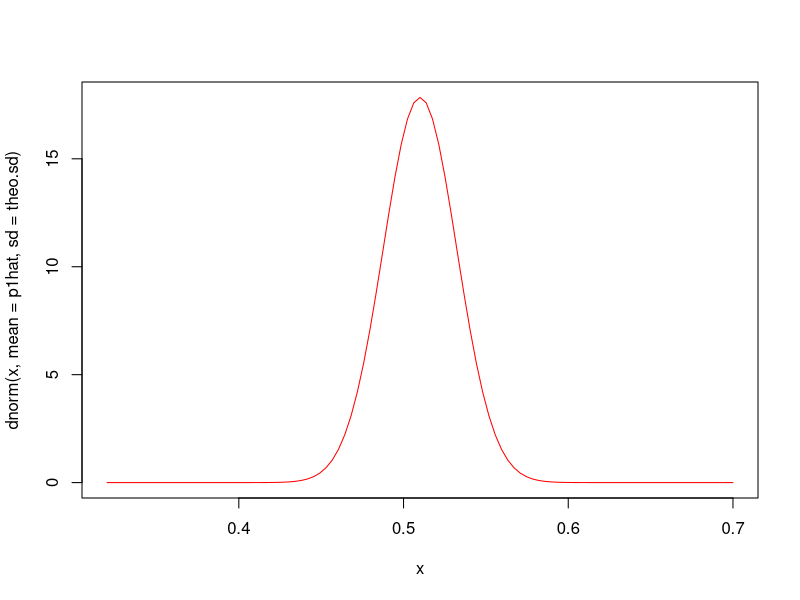
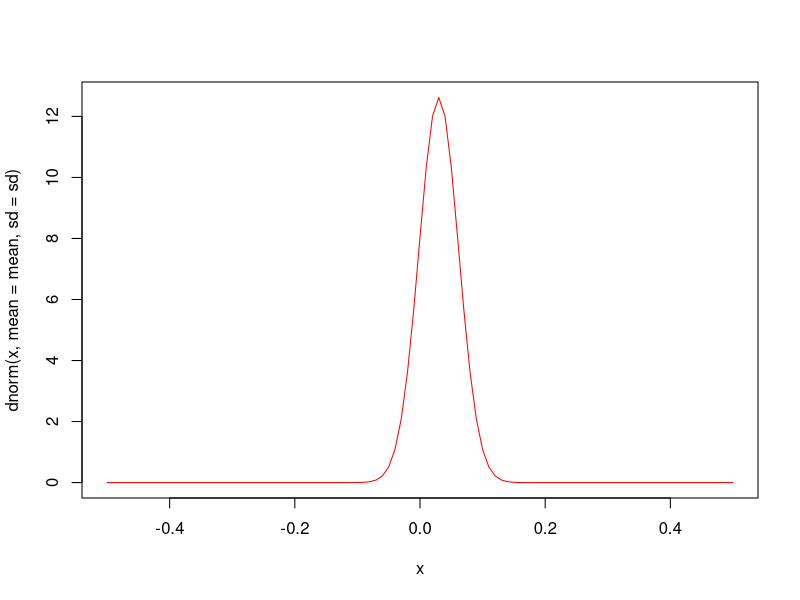
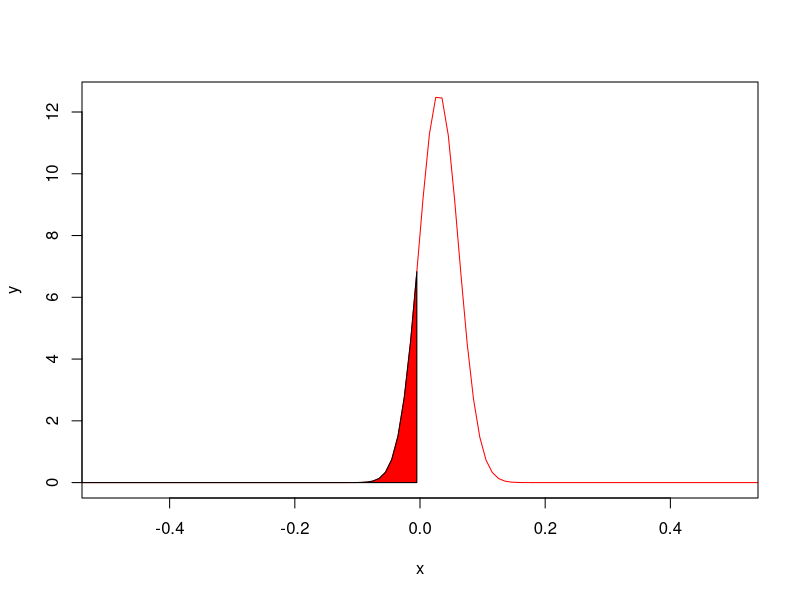

Write the R code that produced these figures, in order.
## ---- chunk 1
p1hat <- 0.51
n <- 500
theo.sd <- sqrt(p1hat*(1 - p1hat)/n);theo.sd
curve(dnorm(x, mean = p1hat, sd = theo.sd), col = 'red', lwd = 1, xlim = c(0.32, 0.7))
## ---- chunk 2
p2hat <- 0.48
mean <- p1hat - p2hat;mean
## ---- chunk 3
sd <- sqrt((p1hat*(1-p1hat)/n) + (p2hat*(1-p2hat)/n));sd
## ---- chunk 4
curve(dnorm(x, mean = mean, sd = sd), col = 'red', lwd = 1, from = -0.5, to =0.5)
## ---- chunk 5
x =  seq(-1, 1, length.out = 200)
y = dnorm(x, mean = mean, sd = sd)
plot(x = x, y = y, col = 'red', type = 'l', xlim = c(-0.5, 0.5))
region.x = x[x<=0]
region.y = y[x<=0]
	
region.x2 = c(head(region.x,1), region.x, tail(region.x,1))
region.y2 = c(0, region.y, 0)
	
polygon(region.x2, region.y2, col = "red")
## ---- chunk 6
pnorm(0, mean, sd)
